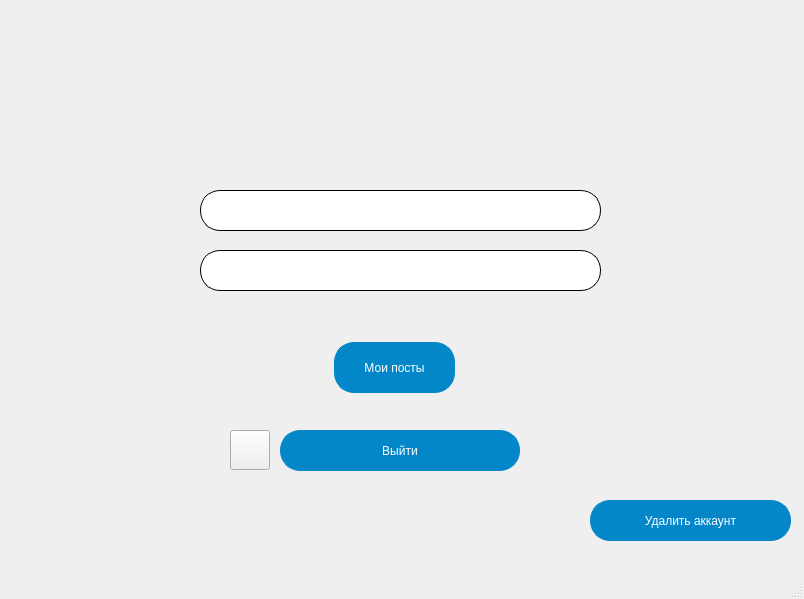
<?xml version="1.0" encoding="UTF-8"?>
<ui version="4.0">
 <class>MainWindow</class>
 <widget class="QMainWindow" name="MainWindow">
  <property name="geometry">
   <rect>
    <x>0</x>
    <y>0</y>
    <width>804</width>
    <height>599</height>
   </rect>
  </property>
  <property name="minimumSize">
   <size>
    <width>804</width>
    <height>599</height>
   </size>
  </property>
  <property name="maximumSize">
   <size>
    <width>804</width>
    <height>599</height>
   </size>
  </property>
  <property name="windowTitle">
   <string>Твой аккаунт</string>
  </property>
  <property name="styleSheet">
   <string notr="true"/>
  </property>
  <widget class="QWidget" name="centralwidget">
   <widget class="QPushButton" name="exit_btn">
    <property name="geometry">
     <rect>
      <x>280</x>
      <y>430</y>
      <width>240</width>
      <height>41</height>
     </rect>
    </property>
    <property name="cursor">
     <cursorShape>PointingHandCursor</cursorShape>
    </property>
    <property name="styleSheet">
     <string notr="true">font: 12px &quot;Comfortaa&quot;;
background-color: rgb(3, 135, 201);
color: rgb(255, 255, 255);
border: 1px solid rgb(3, 135, 201);
border-radius: 20px;</string>
    </property>
    <property name="text">
     <string>Выйти</string>
    </property>
   </widget>
   <widget class="QPushButton" name="avatar">
    <property name="geometry">
     <rect>
      <x>340</x>
      <y>60</y>
      <width>100</width>
      <height>100</height>
     </rect>
    </property>
    <property name="cursor">
     <cursorShape>PointingHandCursor</cursorShape>
    </property>
    <property name="styleSheet">
     <string notr="true">border: 0px;</string>
    </property>
    <property name="text">
     <string/>
    </property>
   </widget>
   <widget class="QLineEdit" name="login">
    <property name="geometry">
     <rect>
      <x>200</x>
      <y>190</y>
      <width>401</width>
      <height>41</height>
     </rect>
    </property>
    <property name="styleSheet">
     <string notr="true">font: 14px &quot;Comfortaa&quot;;
border: 1px solid black;
border-radius: 20px;</string>
    </property>
    <property name="text">
     <string/>
    </property>
    <property name="readOnly">
     <bool>true</bool>
    </property>
   </widget>
   <widget class="QLineEdit" name="email">
    <property name="geometry">
     <rect>
      <x>200</x>
      <y>250</y>
      <width>401</width>
      <height>41</height>
     </rect>
    </property>
    <property name="styleSheet">
     <string notr="true">font: 14px &quot;Comfortaa&quot;;
border: 1px solid black;
border-radius: 20px;</string>
    </property>
    <property name="text">
     <string/>
    </property>
    <property name="readOnly">
     <bool>true</bool>
    </property>
   </widget>
   <widget class="QPushButton" name="home_btn">
    <property name="geometry">
     <rect>
      <x>230</x>
      <y>430</y>
      <width>40</width>
      <height>40</height>
     </rect>
    </property>
    <property name="cursor">
     <cursorShape>PointingHandCursor</cursorShape>
    </property>
    <property name="styleSheet">
     <string notr="true"/>
    </property>
    <property name="text">
     <string/>
    </property>
   </widget>
   <widget class="QPushButton" name="delete_btn">
    <property name="geometry">
     <rect>
      <x>590</x>
      <y>500</y>
      <width>201</width>
      <height>41</height>
     </rect>
    </property>
    <property name="styleSheet">
     <string notr="true">font: 12px &quot;Comfortaa&quot;;
background-color: rgb(3, 135, 201);
color: rgb(255, 255, 255);
border: 1px solid rgb(3, 135, 201);
border-radius: 20px;</string>
    </property>
    <property name="text">
     <string>Удалить аккаунт</string>
    </property>
   </widget>
   <widget class="QPushButton" name="switch_btn">
    <property name="geometry">
     <rect>
      <x>730</x>
      <y>0</y>
      <width>70</width>
      <height>70</height>
     </rect>
    </property>
    <property name="cursor">
     <cursorShape>PointingHandCursor</cursorShape>
    </property>
    <property name="styleSheet">
     <string notr="true">border: 0px</string>
    </property>
    <property name="text">
     <string/>
    </property>
   </widget>
   <widget class="QPushButton" name="my_post_btn">
    <property name="geometry">
     <rect>
      <x>334</x>
      <y>342</y>
      <width>121</width>
      <height>51</height>
     </rect>
    </property>
    <property name="styleSheet">
     <string notr="true">font: 12px &quot;Comfortaa&quot;;
background-color: rgb(3, 135, 201);
color: rgb(255, 255, 255);
border: 1px solid rgb(3, 135, 201);
border-radius: 20px;</string>
    </property>
    <property name="text">
     <string>Мои посты</string>
    </property>
   </widget>
  </widget>
  <widget class="QMenuBar" name="menubar">
   <property name="geometry">
    <rect>
     <x>0</x>
     <y>0</y>
     <width>804</width>
     <height>21</height>
    </rect>
   </property>
  </widget>
  <widget class="QStatusBar" name="statusbar"/>
 </widget>
 <resources/>
 <connections/>
</ui>
